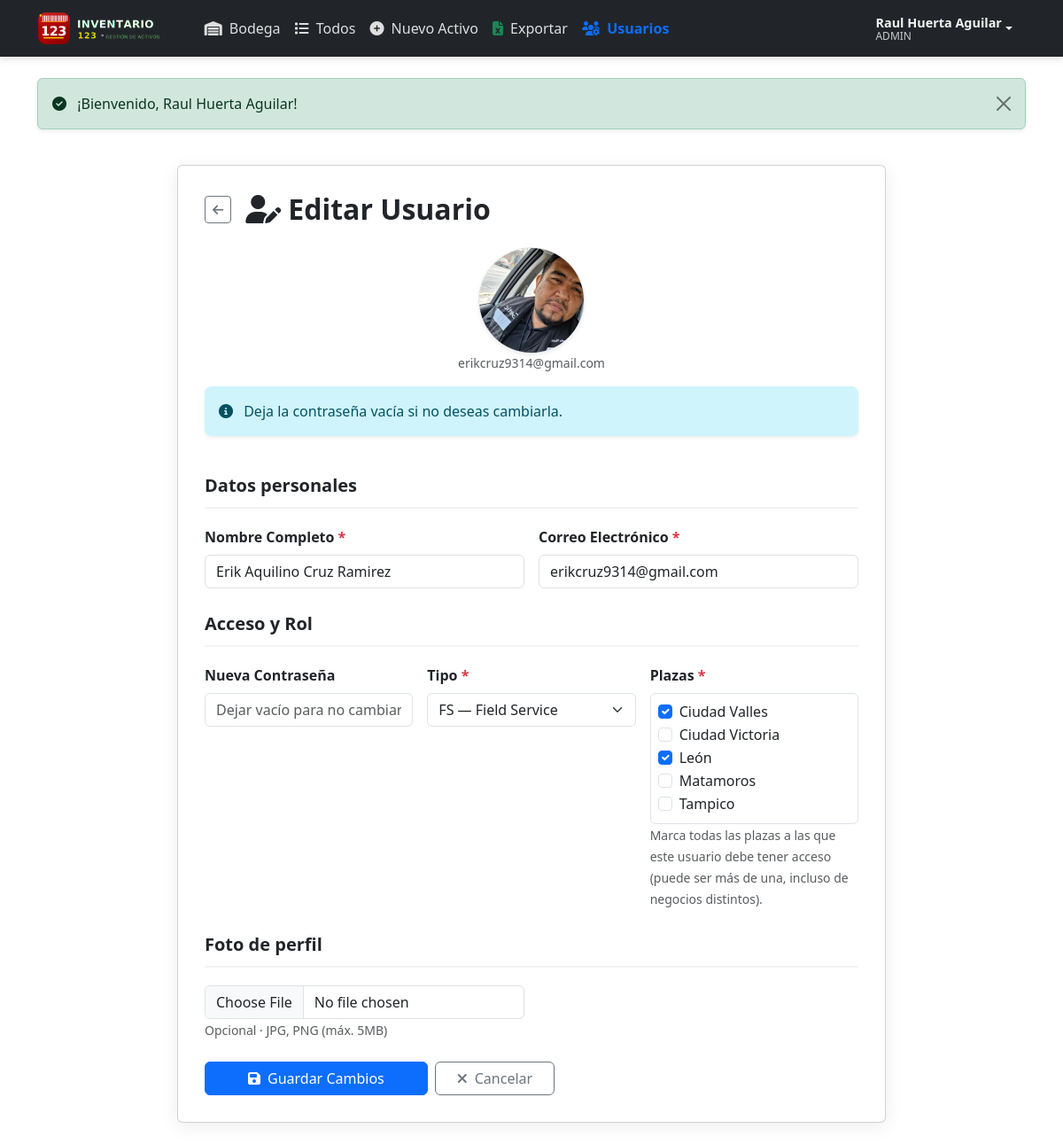
The page /index.php?controller=usuario&action=editar&id=3 (signed in) on the database its author committed.
### tables this page shows
CREATE TABLE `usuario` (
  `id` int(10) UNSIGNED NOT NULL,
  `nombre` varchar(100) NOT NULL,
  `email` varchar(150) NOT NULL,
  `password` varchar(255) NOT NULL,
  `foto` varchar(255) DEFAULT NULL,
  `plaza_id` int(10) UNSIGNED NOT NULL,
  `tipo` enum('admin','fs','coordinador','ati') NOT NULL DEFAULT 'fs'
);

CREATE TABLE `plaza` (
  `id` int(10) UNSIGNED NOT NULL,
  `cr_plaza` varchar(50) NOT NULL,
  `nombre` varchar(100) NOT NULL,
  `region_id` int(10) UNSIGNED NOT NULL
);

### app/Controllers/UsuarioController.php (called while the page is built, shortened)
<?php
class UsuarioController
{
    private $db;
    public function __construct($db)
    {
        $this->db   = $db;
    }
    public function editar(): void
    {
        $id      = $this->idGet();
        $usuario = (new Usuario($this->db))->obtenerPorId($id);
        $plazas       = (new Plaza($this->db))->obtenerTodas();
        $usuarioPlazas = (new Usuario($this->db))->obtenerPlazas($id);
        require_once ROOT_PATH . '/app/views/usuarios/editar.php';
    }
    private function idGet(): int
    {
        $id = (int) ($_GET['id'] ?? 0);
        return $id;
    }
}

### app/Models/Usuario.php (called while the page is built, shortened)
<?php
class Usuario
{
    private $conn;
    private string $tabla = 'usuario';
    public function __construct($db)
    {
        $this->conn = $db;
    }
    public function obtenerPorId(int $id): array|false
    {
        $stmt = $this->conn->prepare(
            "SELECT u.id, u.nombre, u.email, u.foto, u.plaza_id, u.tipo,
                    p.nombre AS plaza_nombre
             FROM {$this->tabla} u
             LEFT JOIN plaza p ON u.plaza_id = p.id
             WHERE u.id = :id LIMIT 1"
        );
        $stmt->bindParam(':id', $id, PDO::PARAM_INT);
        $stmt->execute();
        return $stmt->fetch(PDO::FETCH_ASSOC);
    }
    public function obtenerPlazas(int $usuarioId): array
    {
        $stmt = $this->conn->prepare(
            "SELECT p.id, p.cr_plaza, p.nombre, p.region_id
             FROM plaza p
             JOIN usuario_plaza up ON up.plaza_id = p.id
             WHERE up.usuario_id = :usuario_id
             ORDER BY p.nombre"
        );
        $stmt->bindParam(':usuario_id', $usuarioId, PDO::PARAM_INT);
        $stmt->execute();
        return $stmt->fetchAll(PDO::FETCH_ASSOC);
    }
}

### app/Models/Plaza.php (called while the page is built, shortened)
<?php
class Plaza
{
    private $conn;
    private string $table = 'plaza';
    public function __construct($db)
    {
        $this->conn = $db;
    }
    public function obtenerTodas(): array
    {
        $stmt = $this->conn->prepare(
            "SELECT p.id, p.cr_plaza, p.nombre, p.region_id,
                    r.nombre AS region_nombre,
                    n.id     AS negocio_id,
                    n.nombre AS negocio_nombre
             FROM {$this->table} p
             LEFT JOIN region  r ON p.region_id  = r.id
             LEFT JOIN negocio n ON r.negocio_id = n.id
             ORDER BY p.nombre"
        );
        $stmt->execute();
        return $stmt->fetchAll(PDO::FETCH_ASSOC);
    }
}

### app/views/usuarios/editar.php (the view, shortened to what this page needs)
<!DOCTYPE html>
<html lang="es">
<head>
</head>
<body>
<?php include ROOT_PATH . '/app/views/components/navbar.php'; ?>
<div class="container py-4">
<div class="card">
    <div class="d-flex align-items-center mb-4">
        <a href="index.php?controller=usuario&action=index" class="btn btn-outline-secondary btn-sm me-3">
            <i class="fas fa-arrow-left"></i>
        </a>
        <h2 class="mb-0 fw-bold"><i class="fas fa-user-edit me-2"></i>Editar Usuario</h2>
    </div>
    <div class="text-center mb-3">
        <?php if (!empty($usuario['foto'])): ?>
            <img src="uploads/usuarios/<?= htmlspecialchars($usuario['foto']) ?>"
                 class="rounded-circle border shadow-sm"
                 style="width:120px;height:120px;object-fit:cover;"
                 onerror="this.style.display='none';this.nextElementSibling.style.display='flex';">
        <?php else: ?>
            <div class="avatar-circle">
                <?= strtoupper(substr($usuario['nombre'],0,1)) ?>
            </div>
        <?php endif; ?>
        <div class="text-muted small"><?= htmlspecialchars($usuario['email']) ?></div>
    </div>
    <div class="alert alert-info border-0 shadow-sm rounded-3">
        <i class="fas fa-info-circle me-2"></i>
        Deja la contraseña vacía si no deseas cambiarla.
    </div>
    <form method="POST" action="index.php?controller=usuario&action=actualizar" enctype="multipart/form-data">
        <h5 class="section-title">Datos personales</h5>
        <div class="row g-3">
            <div class="col-md-6">
                <label class="form-label fw-semibold">Nombre Completo <span class="text-danger">*</span></label>
                <input type="text" name="nombre" class="form-control" required
                       value="<?= htmlspecialchars($usuario['nombre'] ?? '') ?>">
            </div>
            <div class="col-md-6">
                <label class="form-label fw-semibold">Correo Electrónico <span class="text-danger">*</span></label>
                <input type="email" name="email" class="form-control" required
                       value="<?= htmlspecialchars($usuario['email'] ?? '') ?>">
            </div>
        </div>
        <h5 class="section-title">Acceso y Rol</h5>
        <div class="row g-3">
            <div class="col-md-4">
                <label class="form-label fw-semibold">Nueva Contraseña</label>
                <input type="password" name="password" class="form-control"
                       minlength="6" placeholder="Dejar vacío para no cambiar">
            </div>
            <div class="col-md-4">
                <label class="form-label fw-semibold">Tipo <span class="text-danger">*</span></label>
                <select name="tipo" class="form-select" required>
                    <?php
                    $tipos = ['fs' => 'FS — Field Service', 'ati' => 'ATI — Asesor TI', 'coordinador' => 'Coordinador', 'admin' => 'Admin'];
                    foreach ($tipos as $val => $label):
                    ?>
                        <option value="<?= $val ?>" <?= ($usuario['tipo'] ?? '') === $val ? 'selected' : '' ?>>
                            <?= $label ?>
                        </option>
                    <?php endforeach; ?>
                </select>
            </div>
            <div class="col-md-4">
                <label class="form-label fw-semibold">Plazas <span class="text-danger">*</span></label>
                <?php
                    $usuarioPlazaIds = array_map('intval', array_column($usuarioPlazas ?? [], 'id'));
                ?>
                <div class="border rounded p-2" style="max-height: 220px; overflow-y: auto;">
                    <?php foreach ($plazas as $p): ?>
                        <div class="form-check">
                            <input class="form-check-input" type="checkbox" name="plaza_id[]"
                                   id="plaza_<?= $p['id'] ?>" value="<?= $p['id'] ?>"
                                   <?= in_array((int)$p['id'], $usuarioPlazaIds, true) ? 'checked' : '' ?>>
                            <label class="form-check-label" for="plaza_<?= $p['id'] ?>">
                                <?= htmlspecialchars($p['nombre']) ?>
                            </label>
                        </div>
                    <?php endforeach; ?>
                </div>
                <small class="text-muted">Marca todas las plazas a las que este usuario debe tener acceso (puede ser más de una, incluso de negocios distintos).</small>
            </div>
        </div>
        <h5 class="section-title">Foto de perfil</h5>
        <div class="row g-3 mb-4">
            <div class="col-md-6">
                <input type="file" name="foto" id="foto" class="form-control" accept="image/*"
                       onchange="previewImg()">
                <small class="text-muted">Opcional · JPG, PNG (máx. 5MB)</small>
            </div>
            <div class="col-md-3">
            </div>
        </div>
        <div class="d-flex gap-2 mt-3">
            <button type="submit" class="btn btn-primary px-5">
                <i class="fas fa-save me-2"></i>Guardar Cambios
            </button>
            <a href="index.php?controller=usuario&action=index" class="btn btn-outline-secondary px-4">
                <i class="fas fa-times me-2"></i>Cancelar
            </a>
        </div>
    </form>
</div>
</div>
</body>
</html>

### app/views/usuarios/editar.php (style rules this page uses)
body { font-family:'Inter',sans-serif; background:#f8f9fa; }
.card { background:white; border-radius:15px; padding:30px; box-shadow:0 4px 20px rgba(0,0,0,.08); max-width:800px; margin:0 auto; }
.section-title { font-weight:700; color:#212529; border-bottom:2px solid #f1f3f5; padding-bottom:12px; margin-bottom:20px; margin-top:28px; }

### rows shown on the page
usuario: foto (picture), email "erikcruz9314@gmail.com", nombre "Erik Aquilino Cruz Ramirez", tipo "FS — Field Service"
plaza: id "☑", nombre "Ciudad Valles"
plaza: nombre "Ciudad Victoria"
plaza: id "☑", nombre "León"
plaza: nombre "Matamoros"
plaza: nombre "Tampico"

### other values the page prints
$_SESSION['usuario']['nombre'] "Raul Huerta Aguilar"
$tipo ?: '—' "ADMIN"
$_SESSION[$key] "¡Bienvenido, Raul Huerta Aguilar!"
